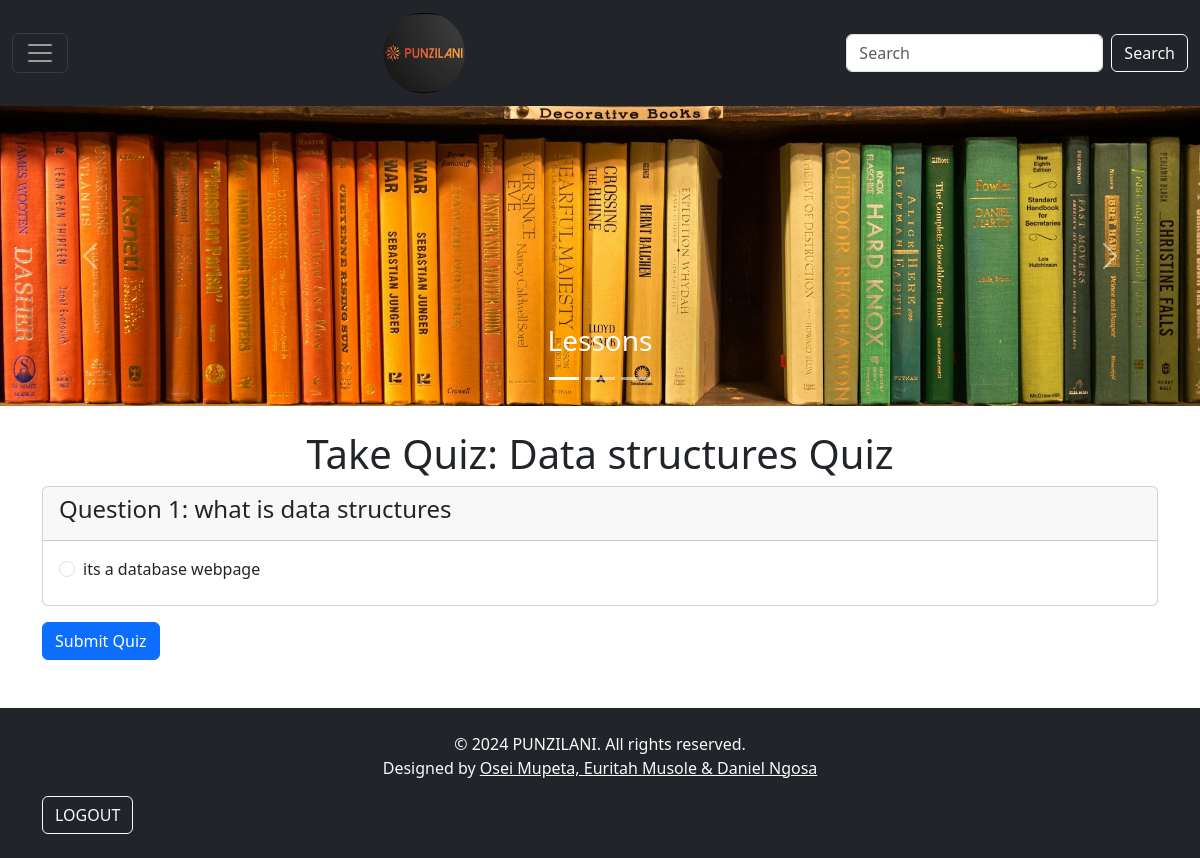
Screenshot of /take_quiz.php?quiz_id=1 (signed in) with the database file from the repository.
### tables this page shows
CREATE TABLE `quizzes` (
  `id` int(11) NOT NULL,
  `title` varchar(255) NOT NULL
);

CREATE TABLE `questions` (
  `id` int(11) NOT NULL,
  `quiz_id` int(11) DEFAULT NULL,
  `question_text` text DEFAULT NULL
);

CREATE TABLE `choices` (
  `id` int(11) NOT NULL,
  `question_id` int(11) DEFAULT NULL,
  `choice_text` varchar(255) DEFAULT NULL,
  `is_correct` tinyint(1) DEFAULT NULL
);

### take_quiz.php (the view, shortened to what this page needs)
<?php
include("db_connection.php");
if (isset($_GET['quiz_id'])) {
    $quiz_id = $_GET['quiz_id'];
    $stmt = $conn->prepare("SELECT * FROM quizzes WHERE id = ?");
    $stmt->bind_param("i", $quiz_id);
    $stmt->execute();
    $result = $stmt->get_result();
    $quiz = $result->fetch_assoc();
} else {
    echo "Missing quiz ID.";
    exit();
}
$stmt = $conn->prepare("SELECT * FROM questions WHERE quiz_id = ?");
$stmt->bind_param("i", $quiz_id);
$stmt->execute();
$result = $stmt->get_result();
$questions = $result->fetch_all(MYSQLI_ASSOC);
?>
<!DOCTYPE html>
<html lang="en">
<head>
  <link href="https://cdn.jsdelivr.net/npm/bootstrap@5.3.3/dist/css/bootstrap.min.css" rel="stylesheet">
</head>
<body>
<nav class="navbar navbar-dark bg-dark">
  <div class="container-fluid">
    <button class="navbar-toggler" type="button" data-bs-toggle="offcanvas" data-bs-target="#sidebar">
      <span class="navbar-toggler-icon"></span>
    </button>
    <a class="navbar-brand" href="#"><img src="lo.png" class="round-image" alt="IMG"></a>
    <form class="d-flex">
      <input class="form-control me-2" type="search" placeholder="Search" aria-label="Search">
      <button class="btn btn-outline-light" type="submit">Search</button>
    </form>
  </div>
</nav>
<div id="demo" class="carousel slide" data-bs-ride="carousel">
  <div class="carousel-indicators">
    <button type="button" data-bs-target="#demo" data-bs-slide-to="0" class="active"></button>
    <button type="button" data-bs-target="#demo" data-bs-slide-to="1"></button>
    <button type="button" data-bs-target="#demo" data-bs-slide-to="2"></button>
  </div>
  <div class="carousel-inner">
    <div class="carousel-item active">
      <a href="Lessons.php"><img src="lesson-image.jpg" alt="Lessons" class="d-block w-100"></a>
      <div class="carousel-caption">
        <h3>Lessons</h3>
      </div>
    </div>
  </div>
  <button class="carousel-control-prev" type="button" data-bs-target="#demo" data-bs-slide="prev">
    <span class="carousel-control-prev-icon"></span>
  </button>
  <button class="carousel-control-next" type="button" data-bs-target="#demo" data-bs-slide="next">
    <span class="carousel-control-next-icon"></span>
  </button>
</div>
<div class="container mt-4">
        <h1 class="text-center">Take Quiz: <?php echo htmlspecialchars($quiz['title']); ?></h1>
        <?php if (!empty($questions)): ?>
            <form method="POST" action="process_quiz.php">
                <?php foreach ($questions as $index => $question): ?>
                    <div class="card mb-3">
                        <div class="card-header">
                            <h4>Question <?php echo $index + 1; ?>: <?php echo htmlspecialchars($question['question_text']); ?></h4>
                        </div>
                        <div class="card-body">
                            <?php
                            $stmt = $conn->prepare("SELECT * FROM choices WHERE question_id = ?");
                            $stmt->bind_param("i", $question['id']);
                            $stmt->execute();
                            $result = $stmt->get_result();
                            $choices = $result->fetch_all(MYSQLI_ASSOC);
                            ?>
                            <?php foreach ($choices as $choice): ?>
                                <div class="form-check mb-2">
                                    <input class="form-check-input" type="radio" name="questions[<?php echo $question['id']; ?>]" id="choice-<?php echo $choice['id']; ?>" value="<?php echo $choice['id']; ?>" required>
                                    <label class="form-check-label" for="choice-<?php echo $choice['id']; ?>">
                                        <?php echo htmlspecialchars($choice['choice_text']); ?>
                                    </label>
                                </div>
                            <?php endforeach; ?>
                        </div>
                    </div>
                <?php endforeach; ?>
                <button type="submit" class="btn btn-primary">Submit Quiz</button>
            </form>
        <?php else: ?>
            <p>This quiz does not have any questions.</p>
        <?php endif; ?>
    </div>
    <footer class="py-4 bg-dark text-light mt-5">
  <div class="container">
    <p class="text-center mb-0">&copy; 2024 PUNZILANI. All rights reserved.</p>
    <p class="text-center mb-0">Designed by <a href="#" class="text-light">Osei Mupeta, Euritah Musole & Daniel Ngosa</a></p>
    <a href="logout.php" class="btn btn-outline-light mt-3">LOGOUT</a>
  </div>
</footer>
</body>
</html>

### take_quiz.php (style rules this page uses)
.round-image { clip-path: circle(40%); border-radius: 50%; border: 1px solid #000; width: 120px; height: 80px; margin-right: 50px; }
footer { background-color: #343a40; color: #ffffff; }
.carousel-item img { height: 300px; object-fit: cover; }
.card { transition: transform 0.3s ease-in-out; }

### rows the page displays
quizzes: title "Data structures Quiz"
questions: question_text "what is data structures"
choices: choice_text "its a database webpage"
